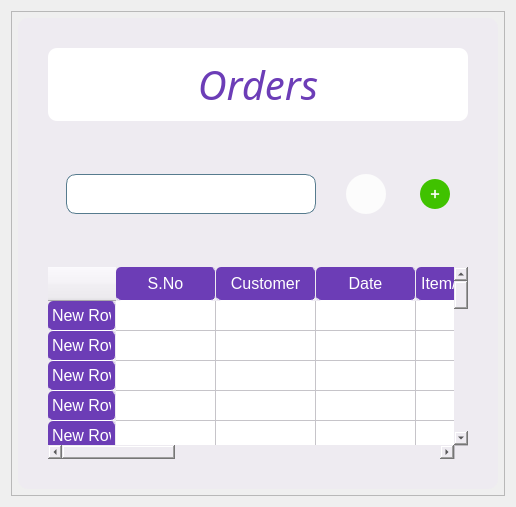
         <widget class="QWidget" name="page_22">
          <layout class="QVBoxLayout" name="verticalLayout_23">
           <item>
            <widget class="QFrame" name="frame_62">
             <property name="styleSheet">
              <string notr="true"/>
             </property>
             <property name="frameShape">
              <enum>QFrame::StyledPanel</enum>
             </property>
             <property name="frameShadow">
              <enum>QFrame::Raised</enum>
             </property>
             <layout class="QVBoxLayout" name="verticalLayout_20">
              <property name="spacing">
               <number>6</number>
              </property>
              <property name="leftMargin">
               <number>6</number>
              </property>
              <property name="topMargin">
               <number>6</number>
              </property>
              <property name="rightMargin">
               <number>6</number>
              </property>
              <property name="bottomMargin">
               <number>6</number>
              </property>
              <item>
               <widget class="QFrame" name="frame_63">
                <property name="maximumSize">
                 <size>
                  <width>16777215</width>
                  <height>16777215</height>
                 </size>
                </property>
                <property name="styleSheet">
                 <string notr="true">background-color: rgb(238, 235, 241);
border-radius:10px;</string>
                </property>
                <property name="frameShape">
                 <enum>QFrame::StyledPanel</enum>
                </property>
                <property name="frameShadow">
                 <enum>QFrame::Raised</enum>
                </property>
                <layout class="QVBoxLayout" name="verticalLayout_22">
                 <property name="spacing">
                  <number>30</number>
                 </property>
                 <property name="leftMargin">
                  <number>30</number>
                 </property>
                 <property name="topMargin">
                  <number>30</number>
                 </property>
                 <property name="rightMargin">
                  <number>30</number>
                 </property>
                 <property name="bottomMargin">
                  <number>30</number>
                 </property>
                 <item>
                  <widget class="QFrame" name="frame_73">
                   <property name="maximumSize">
                    <size>
                     <width>16777215</width>
                     <height>100</height>
                    </size>
                   </property>
                   <property name="styleSheet">
                    <string notr="true">background-color: rgb(255, 255, 255);
border-radius:9px;</string>
                   </property>
                   <property name="frameShape">
                    <enum>QFrame::StyledPanel</enum>
                   </property>
                   <property name="frameShadow">
                    <enum>QFrame::Raised</enum>
                   </property>
                   <layout class="QVBoxLayout" name="verticalLayout_32">
                    <item>
                     <widget class="QLabel" name="label_82">
                      <property name="minimumSize">
                       <size>
                        <width>200</width>
                        <height>0</height>
                       </size>
                      </property>
                      <property name="font">
                       <font>
                        <family>Segoe UI Black</family>
                        <pointsize>30</pointsize>
                        <weight>50</weight>
                        <italic>true</italic>
                        <bold>false</bold>
                        <underline>false</underline>
                        <strikeout>false</strikeout>
                       </font>
                      </property>
                      <property name="styleSheet">
                       <string notr="true">color: rgb(108, 61, 183);</string>
                      </property>
                      <property name="text">
                       <string>Orders</string>
                      </property>
                      <property name="alignment">
                       <set>Qt::AlignCenter</set>
                      </property>
                     </widget>
                    </item>
                   </layout>
                  </widget>
                 </item>
                 <item>
                  <widget class="QFrame" name="frame_27">
                   <property name="frameShape">
                    <enum>QFrame::StyledPanel</enum>
                   </property>
                   <property name="frameShadow">
                    <enum>QFrame::Raised</enum>
                   </property>
                   <layout class="QHBoxLayout" name="horizontalLayout_27">
                    <item>
                     <widget class="QFrame" name="frame_28">
                      <property name="frameShape">
                       <enum>QFrame::StyledPanel</enum>
                      </property>
                      <property name="frameShadow">
                       <enum>QFrame::Raised</enum>
                      </property>
                      <layout class="QHBoxLayout" name="horizontalLayout_29">
                       <property name="spacing">
                        <number>20</number>
                       </property>
                       <item>
                        <widget class="QLineEdit" name="lineEdit_54">
                         <property name="minimumSize">
                          <size>
                           <width>250</width>
                           <height>30</height>
                          </size>
                         </property>
                         <property name="maximumSize">
                          <size>
                           <width>376</width>
                           <height>40</height>
                          </size>
                         </property>
                         <property name="font">
                          <font>
                           <pointsize>12</pointsize>
                          </font>
                         </property>
                         <property name="styleSheet">
                          <string notr="true">border:1px solid rgb(86, 123, 142);
background-color: rgb(255, 255, 255);</string>
                         </property>
                         <property name="alignment">
                          <set>Qt::AlignLeading|Qt::AlignLeft|Qt::AlignVCenter</set>
                         </property>
                         <property name="clearButtonEnabled">
                          <bool>true</bool>
                         </property>
                        </widget>
                       </item>
                       <item alignment="Qt::AlignLeft">
                        <widget class="QFrame" name="frame_65">
                         <property name="minimumSize">
                          <size>
                           <width>0</width>
                           <height>50</height>
                          </size>
                         </property>
                         <property name="maximumSize">
                          <size>
                           <width>16777215</width>
                           <height>50</height>
                          </size>
                         </property>
                         <property name="styleSheet">
                          <string notr="true">background-color: rgb(238, 235, 241);</string>
                         </property>
                         <property name="frameShape">
                          <enum>QFrame::StyledPanel</enum>
                         </property>
                         <property name="frameShadow">
                          <enum>QFrame::Raised</enum>
                         </property>
                         <layout class="QHBoxLayout" name="horizontalLayout_21">
                          <property name="spacing">
                           <number>10</number>
                          </property>
                          <property name="leftMargin">
                           <number>10</number>
                          </property>
                          <property name="topMargin">
                           <number>5</number>
                          </property>
                          <property name="rightMargin">
                           <number>10</number>
                          </property>
                          <property name="bottomMargin">
                           <number>10</number>
                          </property>
                          <item alignment="Qt::AlignLeft">
                           <widget class="QPushButton" name="pushButton_13">
                            <property name="minimumSize">
                             <size>
                              <width>40</width>
                              <height>40</height>
                             </size>
                            </property>
                            <property name="maximumSize">
                             <size>
                              <width>40</width>
                              <height>40</height>
                             </size>
                            </property>
                            <property name="cursor">
                             <cursorShape>PointingHandCursor</cursorShape>
                            </property>
                            <property name="styleSheet">
                             <string notr="true">QPushButton{
border-radius : 20; 
background-repeat:none;
color: rgb(255, 255, 255);
background-color: rgb(252, 252, 252);
qproperty-icon:url(:/newPrefix/search.png);
qproperty-iconSize: 20px;
background-repeat:none;
}
QPushButton:hover {
	background-color: rgb(234, 234, 234);
	
}</string>
                            </property>
                            <property name="text">
                             <string/>
                            </property>
                           </widget>
                          </item>
                         </layout>
                        </widget>
                       </item>
                      </layout>
                     </widget>
                    </item>
                    <item>
                     <widget class="QFrame" name="frame_64">
                      <property name="minimumSize">
                       <size>
                        <width>0</width>
                        <height>50</height>
                       </size>
                      </property>
                      <property name="maximumSize">
                       <size>
                        <width>16777215</width>
                        <height>50</height>
                       </size>
                      </property>
                      <property name="styleSheet">
                       <string notr="true">background-color: rgb(238, 235, 241);</string>
                      </property>
                      <property name="frameShape">
                       <enum>QFrame::StyledPanel</enum>
                      </property>
                      <property name="frameShadow">
                       <enum>QFrame::Raised</enum>
                      </property>
                      <layout class="QHBoxLayout" name="horizontalLayout_19">
                       <item alignment="Qt::AlignLeft">
                        <widget class="QPushButton" name="pushButton_10">
                         <property name="minimumSize">
                          <size>
                           <width>30</width>
                           <height>0</height>
                          </size>
                         </property>
                         <property name="maximumSize">
                          <size>
                           <width>30</width>
                           <height>30</height>
                          </size>
                         </property>
                         <property name="cursor">
                          <cursorShape>PointingHandCursor</cursorShape>
                         </property>
                         <property name="styleSheet">
                          <string notr="true">QPushButton{
border-radius : 15; 

background-repeat:none;

font: 9pt &quot;MS Shell Dlg 2&quot;;
color: rgb(255, 255, 255);
background-color: rgb(64, 194, 0);
}
QPushButton:hover {
	background-color: rgb(59, 177, 0);
	
}</string>
                         </property>
                         <property name="text">
                          <string>➕</string>
                         </property>
                        </widget>
                       </item>
                      </layout>
                     </widget>
                    </item>
                   </layout>
                  </widget>
                 </item>
                 <item>
                  <widget class="QTableWidget" name="tableWidget_7">
                   <property name="maximumSize">
                    <size>
                     <width>16277721</width>
                     <height>16722271</height>
                    </size>
                   </property>
                   <property name="styleSheet">
                    <string notr="true">QHeaderView::section {
    background-color: rgb(108, 61, 182);
	height:25px;
	color: rgb(255, 255, 255);
border:none;
border-radius:5px;
padding: 4px;
    font-size: 12pt;
    border-style: none;
    border-bottom: 1px solid rgb(255, 255, 255);
    border-right: 1px solid rgb(238, 235, 241);
}
QTableWidget::item {
border: 4px;
padding: 5px;
	background-color: rgb(255, 255, 255);
}
QScrollBar
{
background :rgb(255, 255, 255);
width: 10px;
border:none;
}
QScrollBar::handle
{
background : rgb(108, 61, 183);
}
QScrollBar::handle::pressed
{
background : rgb(100, 56, 170);
}</string>
                   </property>
                   <row>
                    <property name="text">
                     <string>New Row</string>
                    </property>
                   </row>
                   <row>
                    <property name="text">
                     <string>New Row</string>
                    </property>
                   </row>
                   <row>
                    <property name="text">
                     <string>New Row</string>
                    </property>
                   </row>
                   <row>
                    <property name="text">
                     <string>New Row</string>
                    </property>
                   </row>
                   <row>
                    <property name="text">
                     <string>New Row</string>
                    </property>
                   </row>
                   <row>
                    <property name="text">
                     <string>New Row</string>
                    </property>
                   </row>
                   <row>
                    <property name="text">
                     <string>New Row</string>
                    </property>
                   </row>
                   <row>
                    <property name="text">
                     <string>New Row</string>
                    </property>
                   </row>
                   <row>
                    <property name="text">
                     <string>New Row</string>
                    </property>
                   </row>
                   <row>
                    <property name="text">
                     <string>New Row</string>
                    </property>
                   </row>
                   <row>
                    <property name="text">
                     <string>New Row</string>
                    </property>
                   </row>
                   <row>
                    <property name="text">
                     <string>New Row</string>
                    </property>
                   </row>
                   <row>
                    <property name="text">
                     <string>New Row</string>
                    </property>
                   </row>
                   <row>
                    <property name="text">
                     <string>New Row</string>
                    </property>
                   </row>
                   <row>
                    <property name="text">
                     <string>New Row</string>
                    </property>
                   </row>
                   <row>
                    <property name="text">
                     <string>New Row</string>
                    </property>
                   </row>
                   <row>
                    <property name="text">
                     <string>New Row</string>
                    </property>
                   </row>
                   <row>
                    <property name="text">
                     <string>New Row</string>
                    </property>
                   </row>
                   <row>
                    <property name="text">
                     <string>New Row</string>
                    </property>
                   </row>
                   <row>
                    <property name="text">
                     <string>New Row</string>
                    </property>
                   </row>
                   <row>
                    <property name="text">
                     <string>New Row</string>
                    </property>
                   </row>
                   <column>
                    <property name="text">
                     <string>S.No</string>
                    </property>
                   </column>
                   <column>
                    <property name="text">
                     <string>Customer</string>
                    </property>
                   </column>
                   <column>
                    <property name="text">
                     <string>Date</string>
                    </property>
                   </column>
                   <column>
                    <property name="text">
                     <string>Item/Service</string>
                    </property>
                   </column>
                   <column>
                    <property name="text">
                     <string>Quantity</string>
                    </property>
                   </column>
                   <column>
                    <property name="text">
                     <string>Price</string>
                    </property>
                   </column>
                   <column>
                    <property name="text">
                     <string>Discount</string>
                    </property>
                   </column>
                   <column>
                    <property name="text">
                     <string>Edit</string>
                    </property>
                   </column>
                   <column>
                    <property name="text">
                     <string>Delete</string>
                    </property>
                   </column>
                   <column>
                    <property name="text">
                     <string>Invoice</string>
                    </property>
                   </column>
                   <item row="0" column="0">
                    <property name="text">
                     <string/>
                    </property>
                   </item>
                   <item row="0" column="7">
                    <property name="text">
                     <string/>
                    </property>
                   </item>
                  </widget>
                 </item>
                </layout>
               </widget>
              </item>
             </layout>
            </widget>
           </item>
          </layout>
         </widget>
